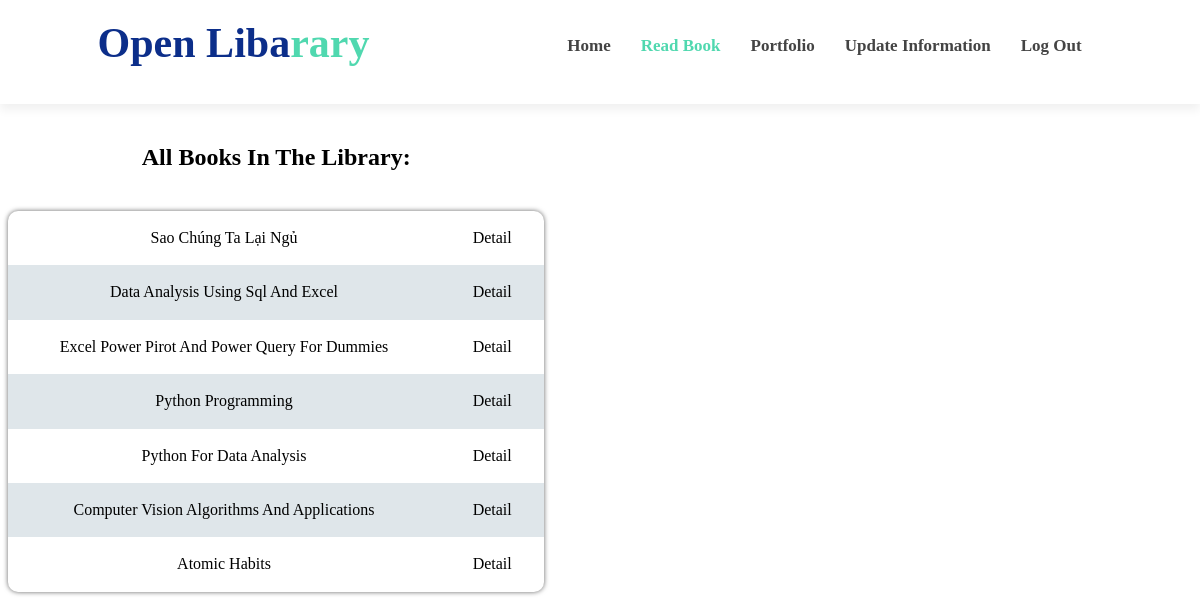
/PHP/users/read_book.php, run on an earlier commit of the app's database.
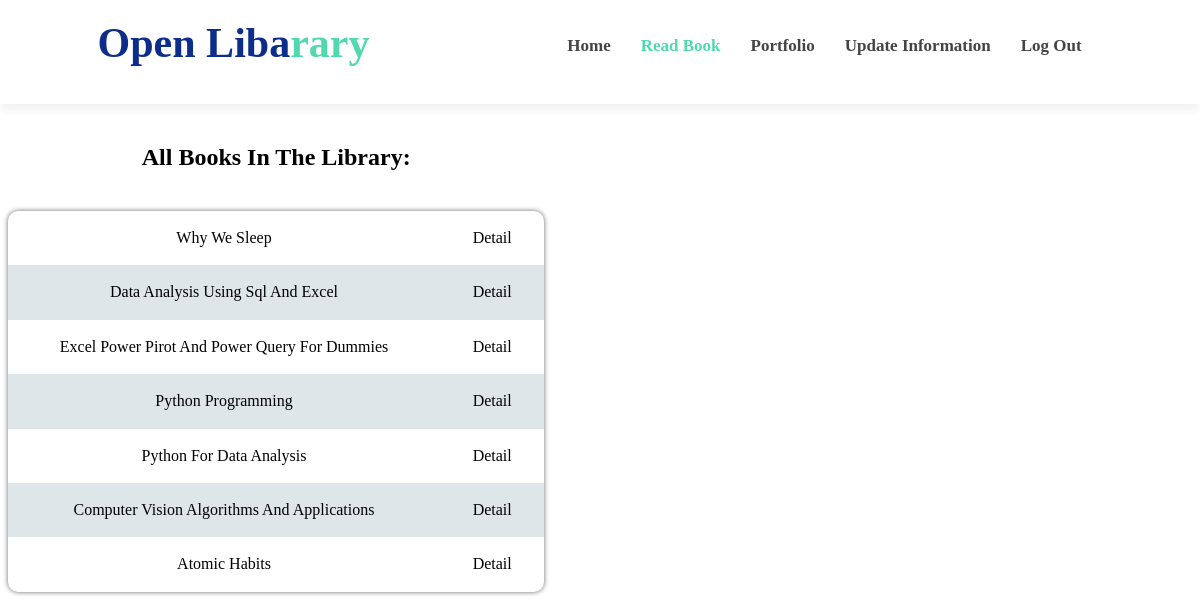
And on a later commit of the database.
### tables this page shows
CREATE TABLE `book` (
  `Book_id` varchar(50) NOT NULL,
  `Book_name` varchar(500) DEFAULT NULL,
  `File_pdf` varchar(255) NOT NULL,
  `Genre_id` varchar(50) DEFAULT NULL,
  `Images` longblob NOT NULL,
  `Introduce` varchar(500) NOT NULL
);

### PHP/libs/helper.php (called while the page is built, shortened)
<?php
class Database
{
    private static $dsn = 'mysql:host=localhost;dbname=quan_ly_thu_vien';
    private static $username = "root";
    private static $password = "";
    private static $con = null;
    public static function db_connect()
    {
        try {
            if (is_null(self::$con)) {
                self::$con = new PDO(self::$dsn, self::$username, self::$password);
                self::$con->setAttribute(PDO::ATTR_ERRMODE, PDO::ERRMODE_WARNING);
            }
        } catch (PDOException $e) {
            $error_message = $e->getMessage();
            include_once '../errors/database_error.php';
        }
    }
    public static function db_disconnect()
    {
        if (!is_null(self::$con)) {
            self::$con = null;
        }
    }
    public static function db_execute($sql = '')
    {
        if (!is_null(self::$con)) {
            $result = self::$con->prepare($sql);
            $result->execute();
            if ($result->rowCount() > 0) {
                return true;
            }
        }
        return false;
    }
    public static function db_get_list($sql = '')
    {
        if (!is_null(self::$con)) {
            $result = self::$con->prepare($sql);
            $result->execute();
            if ($result->rowCount() > 0) {
                $rows = $result->fetchAll();
                return $rows;
            }
        }
        return false;
    }
}

### PHP/users/read_book.php (the view, shortened to what this page needs)
<!DOCTYPE html>
<html lang="en">
<head>
    <link rel="stylesheet" href="https://cdnjs.cloudflare.com/ajax/libs/font-awesome/6.4.2/css/all.min.css">
    <link rel="stylesheet" href="../../CSS/read_book.css">
</head>
<body>
    <header id="header" class="d-flex align-items-center">
        <div id="logo">
            <h1><a href="index.html">Open Liba<span>rary</span></a></h1>
        </div>
        <div id="navbar" class="navbar">
            <ul>
                <li><a class="nav-link scrollto" href="../users_interface.php">Home</a></li>
                <li><a class="nav-link scrollto active" href="./users/read_book.php">Read Book</a></li>
                <li><a class="nav-link scrollto" href="./users/read_book.php">Portfolio</a></li>
                <li><a class="nav-link scrollto" href="./update_info.php">Update Information</a></li>
                <li><a href="../log_out.php">Log Out</a></li>
            </ul>
        </div>
    </header>
    <div class="full_search">
        <div class="search">
            <?php
            include('../libs/helper.php');
            $sql_select_bookname = "SELECT Book_name, Book_id FROM book ";
            echo "<h2>All Books In The Library:</h2>";
            if (Database::db_execute($sql_select_bookname)) {
                $bookname = Database::db_get_list($sql_select_bookname);
                echo '<table>';
                foreach ($bookname as $name) {
                    echo '<tr>';
                    echo '<td>' . $name["Book_name"] . '</td>';
                    echo '<td><a href="?book_id=' . $name["Book_id"] . '">Detail</a><br></td>';
                    echo '</tr>';
                }
                echo '</table>';
            }
            ?>
        </div>
        <div class="display">
        </div>
    </div>
</body>
</html>

What changed in the data, as far as the page shows it:
changed book: Book_name "Sao Chúng Ta Lại Ngủ" → "Why We Sleep"
